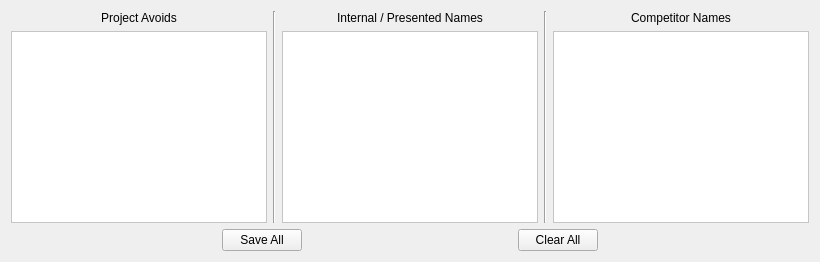
      <widget class="QWidget" name="avoids_tab">
       <attribute name="title">
        <string>Add Avoids</string>
       </attribute>
       <layout class="QGridLayout" name="gridLayout_3">
        <item row="0" column="0">
         <layout class="QHBoxLayout" name="horizontalLayout_8">
          <item>
           <layout class="QVBoxLayout" name="verticalLayout_5">
            <item>
             <widget class="QLabel" name="label_2">
              <property name="text">
               <string>Project Avoids</string>
              </property>
              <property name="alignment">
               <set>Qt::AlignCenter</set>
              </property>
             </widget>
            </item>
            <item>
             <widget class="QPlainTextEdit" name="plainTextEdit_project">
              <property name="font">
               <font>
                <pointsize>11</pointsize>
               </font>
              </property>
              <property name="statusTip">
               <string>Add project specific avoids</string>
              </property>
              <property name="styleSheet">
               <string notr="true">background-color: white;</string>
              </property>
             </widget>
            </item>
           </layout>
          </item>
          <item>
           <widget class="Line" name="line_7">
            <property name="orientation">
             <enum>Qt::Vertical</enum>
            </property>
           </widget>
          </item>
          <item>
           <layout class="QVBoxLayout" name="verticalLayout_4">
            <item>
             <widget class="QLabel" name="label">
              <property name="text">
               <string>Internal / Presented Names</string>
              </property>
              <property name="alignment">
               <set>Qt::AlignCenter</set>
              </property>
             </widget>
            </item>
            <item>
             <widget class="QPlainTextEdit" name="plainTextEdit_internal">
              <property name="font">
               <font>
                <pointsize>11</pointsize>
               </font>
              </property>
              <property name="statusTip">
               <string>Add internal and/or presented names</string>
              </property>
              <property name="styleSheet">
               <string notr="true">background-color: white;</string>
              </property>
             </widget>
            </item>
           </layout>
          </item>
          <item>
           <widget class="Line" name="line_8">
            <property name="orientation">
             <enum>Qt::Vertical</enum>
            </property>
           </widget>
          </item>
          <item>
           <layout class="QVBoxLayout" name="verticalLayout_6">
            <item>
             <widget class="QLabel" name="label_3">
              <property name="text">
               <string>Competitor Names</string>
              </property>
              <property name="alignment">
               <set>Qt::AlignCenter</set>
              </property>
             </widget>
            </item>
            <item>
             <widget class="QPlainTextEdit" name="plainTextEdit_competitor">
              <property name="font">
               <font>
                <pointsize>11</pointsize>
               </font>
              </property>
              <property name="statusTip">
               <string>Add internal and/or presented names</string>
              </property>
              <property name="styleSheet">
               <string notr="true">background-color: white;</string>
              </property>
             </widget>
            </item>
           </layout>
          </item>
         </layout>
        </item>
        <item row="1" column="0">
         <layout class="QHBoxLayout" name="horizontalLayout_6">
          <item>
           <spacer name="horizontalSpacer_4">
            <property name="orientation">
             <enum>Qt::Horizontal</enum>
            </property>
            <property name="sizeHint" stdset="0">
             <size>
              <width>40</width>
              <height>20</height>
             </size>
            </property>
           </spacer>
          </item>
          <item>
           <widget class="QPushButton" name="save_avoids_btn">
            <property name="statusTip">
             <string>Save all avoids</string>
            </property>
            <property name="text">
             <string>Save All</string>
            </property>
           </widget>
          </item>
          <item>
           <spacer name="horizontalSpacer_3">
            <property name="orientation">
             <enum>Qt::Horizontal</enum>
            </property>
            <property name="sizeHint" stdset="0">
             <size>
              <width>40</width>
              <height>20</height>
             </size>
            </property>
           </spacer>
          </item>
          <item>
           <widget class="QPushButton" name="clear_avoids_btn">
            <property name="statusTip">
             <string>Clear all avoids</string>
            </property>
            <property name="text">
             <string>Clear All</string>
            </property>
           </widget>
          </item>
          <item>
           <spacer name="horizontalSpacer_5">
            <property name="orientation">
             <enum>Qt::Horizontal</enum>
            </property>
            <property name="sizeHint" stdset="0">
             <size>
              <width>40</width>
              <height>20</height>
             </size>
            </property>
           </spacer>
          </item>
         </layout>
        </item>
       </layout>
      </widget>
